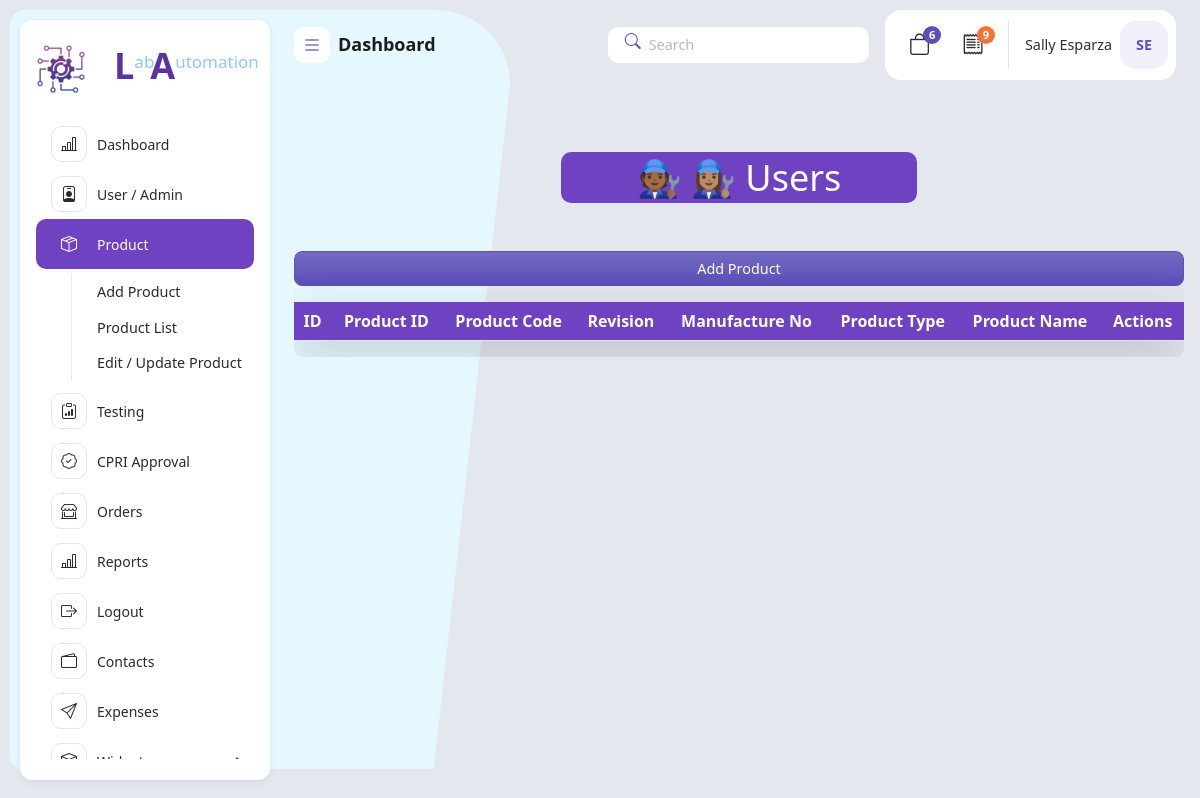
/products-list.php, run on an earlier commit of the app's database.
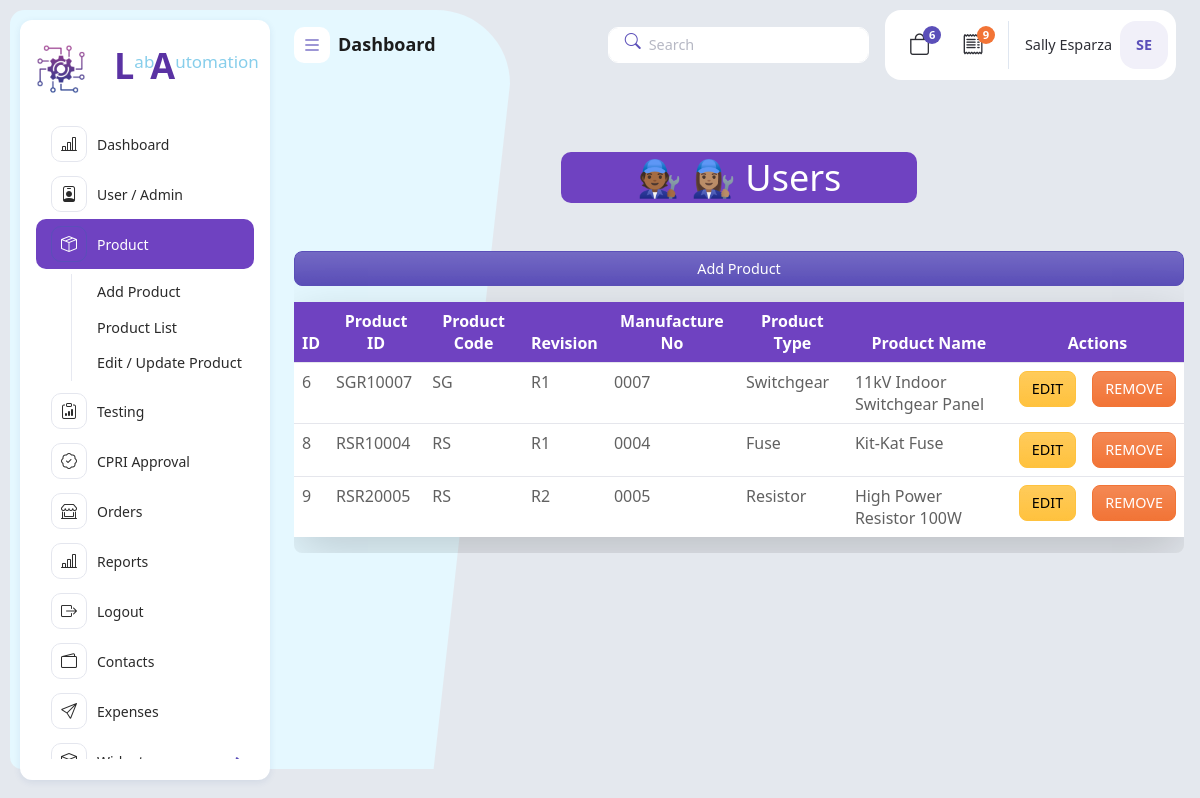
And on a later commit of the database.
### tables this page shows
CREATE TABLE `products` (
  `id` int(11) NOT NULL,
  `product_id` varchar(12) NOT NULL,
  `product_code` varchar(2) NOT NULL,
  `rivision` varchar(11) NOT NULL,
  `manufacturing_no` varchar(50) NOT NULL,
  `product_type` varchar(11) NOT NULL,
  `product_name` varchar(200) NOT NULL
);

### products-list.php (the view, shortened to what this page needs)
<?php
include 'header.php';
include "backend/db.php";
$query =" SELECT * FROM products ";
$res = mysqli_query($conn,$query);
?>
<div class="app-body">
<h1 class="title text-center my-5 p-1" > 🧑🏾‍🔧 👩🏽‍🔧  Users</h1>
<div class="table-responsive rounded">
    <a href="add-product.php" class="btn btn-primary d-block mb-3  "> Add Product</a>
    <table class="table  table-hover table-border shadow-lg" >
        <thead>
            <tr>
                <th id="th">ID</th>
                <th id="th">Product ID</th>
                <th id="th">Product Code</th>
                <th id="th">Revision</th>
                <th id="th">Manufacture No</th>
                <th id="th">Product Type</th>
                <th id="th">Product Name</th>
                <th id="th" colspan="2">Actions</th>
            </tr>
        </thead>
        <tbody>
            <?php
            if (mysqli_num_rows($res)>0) {
                while($data = mysqli_fetch_assoc($res)){
            ?>
            <tr>
                <td><?= $data["id"] ?></td>
                <td><?= $data["product_id"] ?></td>
                <td><?= $data["product_code"] ?></td>
                <td><?= $data["rivision"] ?></td>
                <td><?= $data["manufacturing_no"] ?></td>
                <td><?= $data["product_type"] ?></td>
                <td><?= $data["product_name"] ?></td>
                <td><a href="updateuser.php?id=<?= $data['id']?>" class="btn btn-warning" >EDIT </a></td>
                <td><a href="backend/deleteuser.php?id=<?= $data['id']?>" class="btn btn-danger" >REMOVE</a></td>
            </tr>
            <?php }}?>
        </tbody>
    </table>
</div>
</div>
<?php
include 'footer.php';
?>

### header.php (shortened to what this page needs)
<!DOCTYPE php>
<php lang="en">
<head>
   <link rel="stylesheet" href="assets/vendor/calendar/css/custom.css" />
   <link rel="stylesheet" href="assets/css/main.min.css">
</head>
<link rel="stylesheet" href="assets/fonts/bootstrap/bootstrap-icons.min.css" />
    <link rel="stylesheet" href="assets/css/main.min.css" />
    <link rel="stylesheet" href="assets/fonts/bootstrap/bootstrap-icons.min.css" />
    <link rel="stylesheet" href="assets/css/main.min.css" />
    <link rel="stylesheet" href="assets/vendor/overlay-scroll/OverlayScrollbars.min.css" />
  </head>
  <body>
    <div class="page-wrapper">
      <div class="main-container">
        <nav id="sidebar" class="sidebar-wrapper">
          <div class="app-brand  p-3 my-2 m-auto">
            <a href="index.php" class="d-flex">
              <img src="assets/images/log9.png" class="logo" alt="Auto_logo" class="img-fluid " ><p class="mx-3 size"><h1 class="clr"><b>L</b></h1></P><p class=" size"> ab</p> <p> <h1 class="clr"> <b>A</b></h1></P><p class=" size"> utomation</p>
            </a>
          </div>
          <div class="sidebarMenuScroll">
           <ul class="sidebar-menu">
              <li >
                <a href="index.php">
                  <i class="bi bi-bar-chart-line"></i>
                  <span class="menu-text">Dashboard</span>
                  </a>
              </li>
              <li>
                <a href="!#">
                 <i class="bi bi-person-badge"></i>
                  <span class="menu-text">User / Admin</span>
                </a>
              </li>
              <li>
                <a href="!#">
                  <i class="bi bi-box-seam"></i>
                  <span class="menu-text">Product</span>
                </a>
                <ul class="treeview-menu">
                  <li>
                    <a href="add-product.php">Add Product</a>
                  </li>
                  <li>
                    <a href="products-list.php">Product List</a>
                  </li>
                  <li>
                    <a href="update-product.php">Edit / Update Product</a>
                  </li>
                </ul>
              </li>
              <li>
                <a href="testing.php">
                 <i class="bi bi-clipboard-data"></i>
                  <span class="menu-text">Testing </span>
                </a>
              </li>
              <li>
                <a href="!#">
                <i class="bi bi-patch-check"></i>
                  <span class="menu-text">CPRI Approval</span>
                </a>
              </li>
              <li>
                    <a href="orders.php">
                      <i class="bi bi-shop-window"></i>
                      <span class="menu-text">Orders</span>
                    </a>
                  </li>
                  <li>
                    <a href="!#">
                      <i class="bi bi-bar-chart-line"></i>
                      <span class="menu-text">Reports</span>
                    </a>
              </li>
              <li>
                <a href="logout.php">
                  <i class="bi bi-box-arrow-right"></i>
                  <span class="menu-text">Logout</span>
                </a>
                </li>
                <li>
                  <a href="contacts.php">
                    <i class="bi bi-wallet2"></i>
                    <span class="menu-text">Contacts</span>
                  </a>
                </li>
              <li>
                <a href="expenses.php">
                  <i class="bi bi-send"></i>
                  <span class="menu-text">Expenses</span>
                </a>
              </li>
              <li class="treeview">
                <a href="#!">
                  <i class="bi bi-box"></i>
                  <span class="menu-text">Widgets</span>
                </a>
              </li>
            </ul>
          </div>
        </nav>
        <div class="app-container">
          <div class="app-header d-flex align-items-center">
            <div class="d-flex">
              <button class="pin-sidebar">
                <i class="bi bi-list lh-1"></i>
              </button>
            </div>
            <h5 class="m-0 ms-2 fw-semibold">Dashboard</h5>
            <div class="header-actions">
              <div class="search-container d-xl-block d-none me-3">
                <input type="text" class="form-control" id="searchData" placeholder="Search" />
                <i class="bi bi-search"></i>
              </div>
              <div class="bg-white p-2 rounded-4 d-flex align-items-center">
                <div class="d-sm-flex d-none">
                  <div class="dropdown">
                    <a class="dropdown-toggle d-flex p-3 position-relative" href="#!" role="button"
                      data-bs-toggle="dropdown" aria-expanded="false">
                      <i class="bi bi-bag fs-4 lh-1"></i>
                      <span class="count-label">6</span>
                    </a>
                  </div>
                  <div class="dropdown">
                    <a class="dropdown-toggle d-flex p-3 position-relative" href="#!" role="button"
                      data-bs-toggle="dropdown" aria-expanded="false">
                      <i class="bi bi-receipt fs-4 lh-1"></i>
                      <span class="count-label bg-danger">9</span>
                    </a>
                  </div>
                </div>
                <div class="dropdown ms-2">
                  <a id="userSettings" class="dropdown-toggle user-settings" href="#!" role="button"
                    data-bs-toggle="dropdown" aria-expanded="false">
                    <span class="me-2 text-truncate d-lg-block d-none">Sally Esparza</span>
                    <div class="icon-box md rounded-4 fw-bold bg-primary-subtle text-primary">
                      SE
                    </div>
                  </a>
                </div>
              </div>
            </div>
          </div>

### footer.php (shortened to what this page needs)
          <div class="app-footer">
          </div>
        </div>
      </div>
    </div>
  </body>
</html>

### header.php (style rules this page uses)
.sidebar-menu > li.active > a, .sidebar-menu > li.active.current-page > a { background-color: #6f42c1 !important; color: #ffffff !important; }
.sidebar-menu > li.active > a i { color: #ffffff !important; }
.clr { color: #5a32a3; margin-left:-4px; }
.size { font-size:17px; margin-top:5px; color: Skyblue; }

### products-list.php (style rules this page uses)
.title { font-size: 36px; background: #6f42c1; color: white; margin-left: 30%; margin-right: 30%; border-radius: 10px; }
#th { background: #6f42c1; color : white; text-align:center; justify-content:center; flex-direction: }

What changed in the data, as far as the page shows it:
added products: id "6", product "SGR10007", product_code "SG", rivision "R1", manufacturing_no "0007", product_type "Switchgear", product_name "11kV Indoor Switchgear Panel"
added products: id "8", product "RSR10004", product_code "RS", rivision "R1", manufacturing_no "0004", product_type "Fuse", product_name "Kit-Kat Fuse"
added products: id "9", product "RSR20005", product_code "RS", rivision "R2", manufacturing_no "0005", product_type "Resistor", product_name "High Power Resistor 100W"
